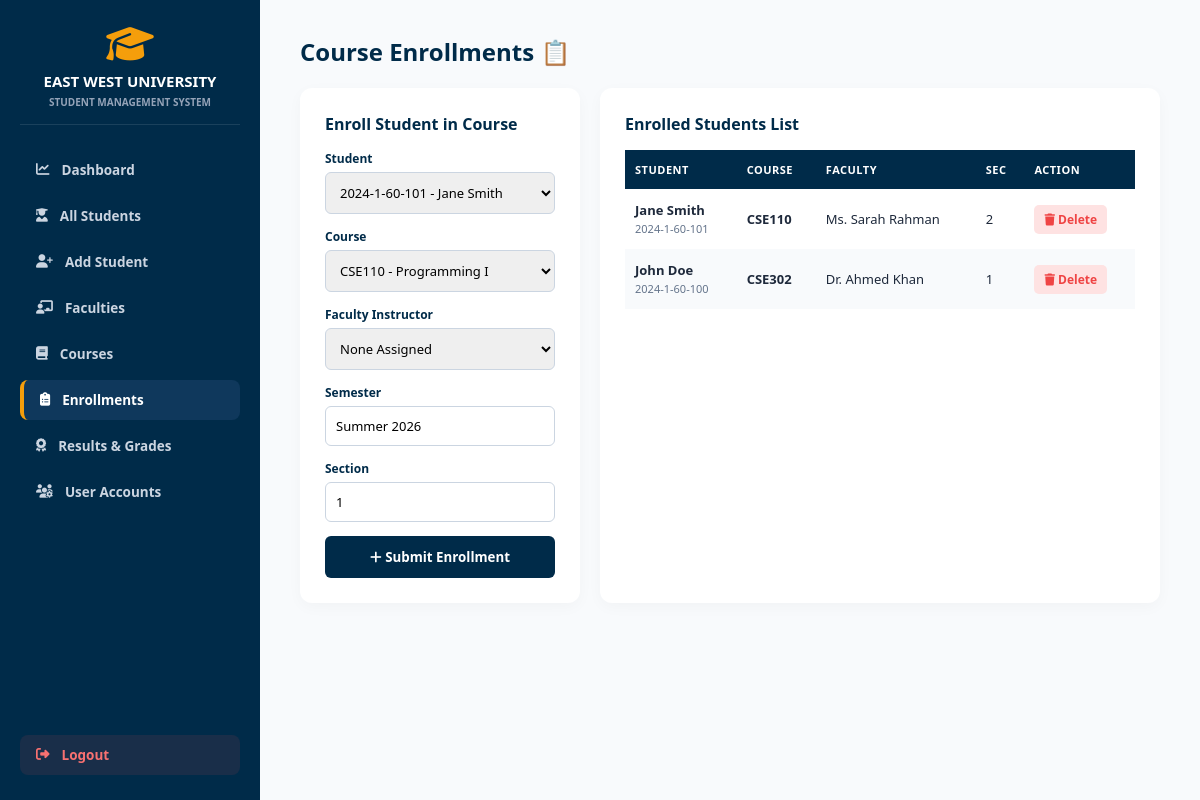
The page /enrollments.php (signed in) on the database its author committed.
### tables this page shows
CREATE TABLE ENROLLMENTS (
    Enrollment_ID INT AUTO_INCREMENT PRIMARY KEY,
    Student_ID VARCHAR(20) NOT NULL,
    Course_ID INT NOT NULL,
    Faculty_ID INT NULL,
    Semester VARCHAR(20) NOT NULL DEFAULT 'Summer 2026',
    Section VARCHAR(10) NOT NULL DEFAULT '1',
    FOREIGN KEY (Student_ID) REFERENCES STUDENTS(Student_ID) ON DELETE CASCADE ON UPDATE CASCADE,
    FOREIGN KEY (Course_ID) REFERENCES COURSES(Course_ID) ON DELETE CASCADE ON UPDATE CASCADE,
    FOREIGN KEY (Faculty_ID) REFERENCES FACULTIES(Faculty_ID) ON DELETE SET NULL ON UPDATE CASCADE
);

CREATE TABLE STUDENTS (
    Student_ID VARCHAR(20) PRIMARY KEY,
    Full_Name VARCHAR(100) NOT NULL,
    Date_of_Birth DATE NULL,
    Gender ENUM('Male', 'Female', 'Other') DEFAULT 'Male',
    Blood_Group VARCHAR(5) DEFAULT 'A+',
    Phone VARCHAR(20) NULL,
    Email VARCHAR(100) NOT NULL,
    Address TEXT NULL,
    Department_ID INT,
    FOREIGN KEY (Department_ID) REFERENCES DEPARTMENTS(Department_ID) ON DELETE SET NULL ON UPDATE CASCADE
);

CREATE TABLE COURSES (
    Course_ID INT AUTO_INCREMENT PRIMARY KEY,
    Course_Code VARCHAR(20) NOT NULL UNIQUE,
    Course_Name VARCHAR(100) NOT NULL,
    Credit DECIMAL(3,1) NOT NULL DEFAULT 3.0,
    Department_ID INT,
    FOREIGN KEY (Department_ID) REFERENCES DEPARTMENTS(Department_ID) ON DELETE SET NULL ON UPDATE CASCADE
);

CREATE TABLE FACULTIES (
    Faculty_ID INT AUTO_INCREMENT PRIMARY KEY,
    Full_Name VARCHAR(100) NOT NULL,
    Email VARCHAR(100) NOT NULL,
    Phone VARCHAR(20) NULL,
    Designation VARCHAR(50) DEFAULT 'Lecturer',
    Department_ID INT,
    FOREIGN KEY (Department_ID) REFERENCES DEPARTMENTS(Department_ID) ON DELETE SET NULL ON UPDATE CASCADE
);

### enrollments.php (the view, shortened to what this page needs)
<?php
$pdo = new PDO("mysql:host=localhost;dbname=ewu_sms;charset=utf8mb4", "root", "", [PDO::ATTR_ERRMODE => PDO::ERRMODE_EXCEPTION]);
$students = $pdo->query("SELECT Student_ID, Full_Name FROM STUDENTS ORDER BY Student_ID DESC")->fetchAll(PDO::FETCH_ASSOC);
$courses = $pdo->query("SELECT * FROM COURSES ORDER BY Course_Code ASC")->fetchAll(PDO::FETCH_ASSOC);
$enrollments = $pdo->query("
    SELECT e.*, s.Full_Name as Student_Name, c.Course_Code, f.Full_Name as Faculty_Name
    FROM ENROLLMENTS e
    JOIN STUDENTS s ON e.Student_ID = s.Student_ID
    JOIN COURSES c ON e.Course_ID = c.Course_ID
    LEFT JOIN FACULTIES f ON e.Faculty_ID = f.Faculty_ID
    ORDER BY e.Enrollment_ID DESC
")->fetchAll(PDO::FETCH_ASSOC);
?>
<!DOCTYPE html>
<html lang="en">
<head>
    <link rel="stylesheet" href="https://cdnjs.cloudflare.com/ajax/libs/font-awesome/6.4.0/css/all.min.css">
</head>
<body>
    <div class="sidebar">
        <div>
            <div class="brand">
                <i class="fa-solid fa-graduation-cap"></i>
                <h2>EAST WEST UNIVERSITY</h2>
                <p>Student Management System</p>
            </div>
            <div class="nav-links">
                <a href="dashboard.php" class="nav-item"><i class="fa-solid fa-chart-line"></i> Dashboard</a>
                <a href="students.php" class="nav-item"><i class="fa-solid fa-user-graduate"></i> All Students</a>
                <a href="add_student.php" class="nav-item"><i class="fa-solid fa-user-plus"></i> Add Student</a>
                <a href="faculties.php" class="nav-item"><i class="fa-solid fa-chalkboard-user"></i> Faculties</a>
                <a href="courses.php" class="nav-item"><i class="fa-solid fa-book"></i> Courses</a>
                <a href="enrollments.php" class="nav-item active"><i class="fa-solid fa-clipboard-list"></i> Enrollments</a>
                <a href="results.php" class="nav-item"><i class="fa-solid fa-award"></i> Results & Grades</a>
                <a href="users_manage.php" class="nav-item"><i class="fa-solid fa-users-gear"></i> User Accounts</a>
            </div>
        </div>
        <a href="logout.php" class="nav-item logout"><i class="fa-solid fa-right-from-bracket"></i> Logout</a>
    </div>
    <div class="main-content">
        <h1 style="font-size: 24px; color: #002b49; font-weight: 800; margin-bottom: 20px;">Course Enrollments 📋</h1>
        <div class="grid">
            <div class="card">
                <h3 style="color: #002b49; font-size: 16px; margin-bottom: 15px;">Enroll Student in Course</h3>
                <form method="POST">
                    <div class="form-group">
                        <label>Student</label>
                        <select name="student_id" required>
                            <?php foreach($students as $s): ?>
                                <option value="<?php echo $s['Student_ID']; ?>"><?php echo $s['Student_ID'] . " - " . $s['Full_Name']; ?></option>
                            <?php endforeach; ?>
                        </select>
                    </div>
                    <div class="form-group">
                        <label>Course</label>
                        <select name="course_id" required>
                            <?php foreach($courses as $c): ?>
                                <?php $cName = $c['Course_Name'] ?? $c['Course_Title'] ?? $c['Title'] ?? ''; ?>
                                <option value="<?php echo $c['Course_ID']; ?>"><?php echo $c['Course_Code'] . ($cName ? " - " . $cName : ""); ?></option>
                            <?php endforeach; ?>
                        </select>
                    </div>
                    <div class="form-group">
                        <label>Faculty Instructor</label>
                        <select name="faculty_id">
                            <option value="">None Assigned</option>
                        </select>
                    </div>
                    <div class="form-group"><label>Semester</label><input type="text" name="semester" value="Summer 2026" required></div>
                    <div class="form-group"><label>Section</label><input type="text" name="section" value="1" required></div>
                    <button type="submit" class="btn"><i class="fa-solid fa-plus"></i> Submit Enrollment</button>
                </form>
            </div>
            <div class="card">
                <h3 style="color: #002b49; font-size: 16px; margin-bottom: 15px;">Enrolled Students List</h3>
                <table>
                    <thead>
                        <tr>
                            <th>Student</th>
                            <th>Course</th>
                            <th>Faculty</th>
                            <th>Sec</th>
                            <th>Action</th>
                        </tr>
                    </thead>
                    <tbody>
                        <?php if (!empty($enrollments)): ?>
                            <?php foreach($enrollments as $e): ?>
                                <tr>
                                    <td><strong><?php echo htmlspecialchars($e['Student_Name']); ?></strong><br><span style="font-size: 11px; color: #64748b;"><?php echo htmlspecialchars($e['Student_ID']); ?></span></td>
                                    <td><strong><?php echo htmlspecialchars($e['Course_Code']); ?></strong></td>
                                    <td><?php echo htmlspecialchars($e['Faculty_Name'] ?? 'N/A'); ?></td>
                                    <td><?php echo htmlspecialchars($e['Section']); ?></td>
                                    <td>
                                        <a href="enrollments.php?delete_id=<?php echo $e['Enrollment_ID']; ?>" class="btn-delete" onclick="return confirm('Remove enrollment?');"><i class="fa-solid fa-trash"></i> Delete</a>
                                    </td>
                                </tr>
                            <?php endforeach; ?>
                        <?php else: ?>
                            <tr><td colspan="5" style="text-align: center; padding: 15px;">No active enrollments found.</td></tr>
                        <?php endif; ?>
                    </tbody>
                </table>
            </div>
        </div>
    </div>
</body>
</html>

### enrollments.php (style rules this page uses)
* { box-sizing: border-box; margin: 0; padding: 0; font-family: 'Segoe UI', system-ui, sans-serif; }
body { display: flex; min-height: 100vh; background: #f8fafc; color: #1e293b; }
.sidebar { width: 260px; background: #002b49; color: white; padding: 25px 20px; display: flex; flex-direction: column; justify-content: space-between; flex-shrink: 0; }
.brand { text-align: center; margin-bottom: 25px; border-bottom: 1px solid rgba(255,255,255,0.1); padding-bottom: 15px; }
.brand i { font-size: 38px; color: #f59e0b; margin-bottom: 8px; }
.brand h2 { font-size: 15px; font-weight: 800; color: #ffffff; }
.brand p { font-size: 10px; color: #94a3b8; font-weight: 700; margin-top: 4px; text-transform: uppercase; }
.nav-links { display: flex; flex-direction: column; gap: 6px; }
.nav-item { display: flex; align-items: center; gap: 12px; padding: 11px 16px; color: #cbd5e1; text-decoration: none; border-radius: 8px; font-weight: 600; font-size: 13.5px; transition: all 0.2s; }
.nav-item.active { background: #0f385c; color: white; border-left: 4px solid #f59e0b; }
.nav-item.logout { color: #f87171; background: rgba(239, 68, 68, 0.1); margin-top: 15px; }
.main-content { flex: 1; padding: 35px 40px; overflow-y: auto; }
.grid { display: grid; grid-template-columns: 1fr 2fr; gap: 20px; }
.card { background: white; padding: 25px; border-radius: 12px; box-shadow: 0 4px 15px rgba(0,0,0,0.03); }
.form-group { margin-bottom: 14px; }
label { font-size: 12px; font-weight: 700; color: #002b49; display: block; margin-bottom: 5px; }
input, select { width: 100%; padding: 10px; border: 1px solid #cbd5e1; border-radius: 6px; font-size: 13px; }
.btn { background: #002b49; color: white; border: none; padding: 12px; width: 100%; border-radius: 6px; font-weight: 700; cursor: pointer; }
table { width: 100%; border-collapse: collapse; margin-top: 15px; }
th, td { padding: 12px 10px; text-align: left; font-size: 13px; }
th { background: #002b49; color: white; text-transform: uppercase; font-size: 11px; letter-spacing: 0.5px; }
tr:nth-child(even) { background: #f8fafc; }
.btn-delete { color: #ef4444; background: #fee2e2; padding: 6px 10px; border-radius: 5px; text-decoration: none; font-weight: 700; font-size: 12px; }

### rows shown on the page
enrollments: Student_ID.Full_Name "Jane Smith", Student_ID "2024-1-60-101", Course_ID.Course_Code "CSE110", Faculty_ID.Full_Name "Ms. Sarah Rahman", Section "2"
enrollments: Student_ID.Full_Name "John Doe", Student_ID "2024-1-60-100", Course_ID.Course_Code "CSE302", Faculty_ID.Full_Name "Dr. Ahmed Khan", Section "1"

### other values the page prints
form field student_id "2024-1-60-101 - Jane Smith"
form field course_id "CSE110 - Programming I"
